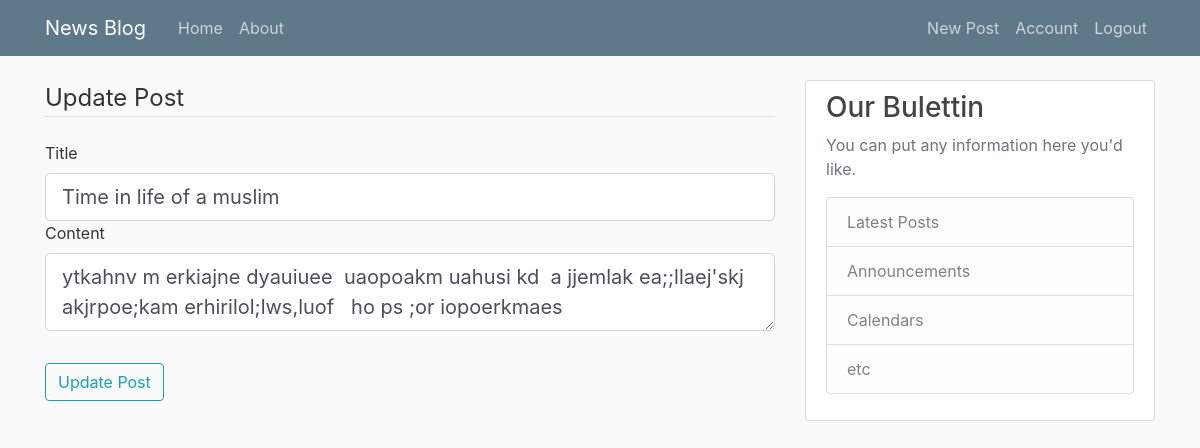
Screenshot of /post/7/update (signed in) with the database file from the repository.
### newspost/model.py (models this page shows, shortened)
class Post(db.Model):
    id = db.Column(db.Integer, primary_key=True, nullable=False)
    title = db.Column(db.String(60),unique=True, nullable=False)
    content = db.Column(db.Text(420), nullable=False, unique=True)
    date_posted = db.Column(db.DateTime, nullable=False, default=datetime.utcnow)
    date_updated = db.Column(db.DateTime, nullable=False, default=datetime.utcnow)
    user_id = db.Column(db.Integer, db.ForeignKey('user.id'), nullable=False)

### newspost/routes.py (the view)
@app.route('/post/<int:post_id>/update', methods=['GET', 'POST'])
@login_required
def update_post(post_id):
    post = Post.query.get_or_404(post_id)
    if post.author != current_user:
        abort(403)
    form = UpdatePostForm()
    if form.validate_on_submit():
        post.title = form.title.data
        post.content = form.content.data
        db.session.commit()
        flash('Your post has been updated', 'success')
        return redirect(url_for('home'))
    elif request.method == 'GET':
        form.title.data = post.title
        form.content.data = post.content
    return render_template('create_post.html', title='Update Post', legend='Update Post', form=form)

### newspost/form.py
class UpdatePostForm(FlaskForm):
    title = StringField(label='Title', validators=[DataRequired()])
    content = TextAreaField(label='Content', validators=[DataRequired()])
    submit = SubmitField(label='Update Post')

### newspost/model.py (called while the page is built)
@login_manager.user_loader
def load_user(user_id):
    return User.query.get(int(user_id))

### newspost/Templates/create_post.html (shortened to what this page needs)
{% extends "base.html" %}
{% block content %}
<form method="POST" action="" enctype="multipart/form-data">
    <fieldset class="form-group">
        <legend class="border-bottom mb-4">{{legend}}</legend>
        <div class="form-group">
            {{ form.title.label(class="form-control-label") }}
            {% if form.title.errors %}
                {{ form.title(class="form-control form-control-lg is-invalid") }}
                <div class="invalid-feedback">
                    {% for error in form.title.errors %}
                        <span>{{ error }}</span>
                    {% endfor %}
                </div>
            {% else %}
                {{ form.title(class="form-control form-control-lg") }}
            {% endif %}
        <div class="form-group">
            {{ form.content.label(class="form-control-label") }}
            {% if form.content.errors %}
                {{ form.content(class="form-control form-control-lg is-invalid") }}
                <div class="invalid-feedback">
                    {% for error in form.content.errors %}
                        <span>{{ error }}</span>
                    {% endfor %}
                </div>
            {% else %}
                {{ form.content(class="form-control form-control-lg") }}
            {% endif %}
        </div>
    </fieldset>
    <div class="form-group">
        {{ form.submit(class="btn btn-outline-info") }}
    </div>
</form>
{% endblock content %}

### newspost/static/main.css (style rules this page uses)
body { background: #fafafa; color: #333333; margin-top: 5rem; }

### rows the page displays
Post: title "Time in life of a muslim", content "ytkahnv m erkiajne dyauiuee uaopoakm uahusi kd a jjemlak ea;;llaej'skj akjrpoe;kam erhirilol;lws,luof ho ps ;or iopoerkmaes"

### other values shown
{{ legend }} "Update Post"
